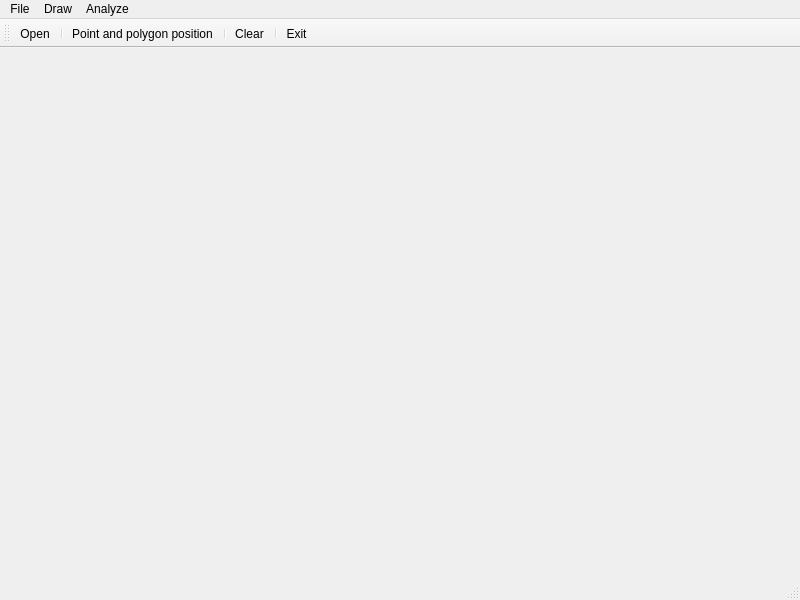
<?xml version="1.0" encoding="UTF-8"?>
<ui version="4.0">
 <class>MainForm</class>
 <widget class="QMainWindow" name="MainForm">
  <property name="geometry">
   <rect>
    <x>0</x>
    <y>0</y>
    <width>800</width>
    <height>600</height>
   </rect>
  </property>
  <property name="windowTitle">
   <string>Point and polygon position</string>
  </property>
  <widget class="QWidget" name="centralwidget">
   <layout class="QHBoxLayout" name="horizontalLayout">
    <item>
     <widget class="Draw" name="Canvas" native="true">
      <property name="sizePolicy">
       <sizepolicy hsizetype="Expanding" vsizetype="Expanding">
        <horstretch>0</horstretch>
        <verstretch>0</verstretch>
       </sizepolicy>
      </property>
     </widget>
    </item>
   </layout>
  </widget>
  <widget class="QMenuBar" name="menubar">
   <property name="geometry">
    <rect>
     <x>0</x>
     <y>0</y>
     <width>800</width>
     <height>17</height>
    </rect>
   </property>
   <widget class="QMenu" name="menuFile">
    <property name="title">
     <string>File</string>
    </property>
    <addaction name="actionOpen"/>
    <addaction name="separator"/>
    <addaction name="actionExit"/>
   </widget>
   <widget class="QMenu" name="menuDraw">
    <property name="title">
     <string>Draw</string>
    </property>
    <addaction name="actionPoint_Polygon"/>
    <addaction name="actionClear"/>
   </widget>
   <widget class="QMenu" name="menuAnalyze">
    <property name="title">
     <string>Analyze</string>
    </property>
    <addaction name="actionPoint_and_polygon_position"/>
   </widget>
   <addaction name="menuFile"/>
   <addaction name="menuDraw"/>
   <addaction name="menuAnalyze"/>
  </widget>
  <widget class="QStatusBar" name="statusbar"/>
  <widget class="QToolBar" name="toolBar">
   <property name="windowTitle">
    <string>toolBar</string>
   </property>
   <attribute name="toolBarArea">
    <enum>TopToolBarArea</enum>
   </attribute>
   <attribute name="toolBarBreak">
    <bool>false</bool>
   </attribute>
   <addaction name="actionOpen"/>
   <addaction name="separator"/>
   <addaction name="actionPoint_and_polygon_position"/>
   <addaction name="separator"/>
   <addaction name="actionClear"/>
   <addaction name="separator"/>
   <addaction name="actionExit"/>
  </widget>
  <action name="actionOpen">
   <property name="icon">
    <iconset resource="icons.qrc">
     <normaloff>:/images/icons/open_file.png</normaloff>:/images/icons/open_file.png</iconset>
   </property>
   <property name="text">
    <string>Open</string>
   </property>
  </action>
  <action name="actionExit">
   <property name="icon">
    <iconset resource="icons.qrc">
     <normaloff>:/images/icons/exit.png</normaloff>:/images/icons/exit.png</iconset>
   </property>
   <property name="text">
    <string>Exit</string>
   </property>
  </action>
  <action name="actionPoint_Polygon">
   <property name="checkable">
    <bool>true</bool>
   </property>
   <property name="checked">
    <bool>true</bool>
   </property>
   <property name="text">
    <string>Point/Polygon</string>
   </property>
  </action>
  <action name="actionClear">
   <property name="icon">
    <iconset resource="icons.qrc">
     <normaloff>:/images/icons/clear.png</normaloff>:/images/icons/clear.png</iconset>
   </property>
   <property name="text">
    <string>Clear</string>
   </property>
  </action>
  <action name="actionPoint_and_polygon_position">
   <property name="icon">
    <iconset resource="icons.qrc">
     <normaloff>:/images/icons/polygon.png</normaloff>:/images/icons/polygon.png</iconset>
   </property>
   <property name="text">
    <string>Point and polygon position</string>
   </property>
   <property name="shortcut">
    <string>Ctrl+A</string>
   </property>
  </action>
 </widget>
 <customwidgets>
  <customwidget>
   <class>Draw</class>
   <extends>QWidget</extends>
   <header location="global">draw.h</header>
   <container>1</container>
  </customwidget>
 </customwidgets>
 <resources>
  <include location="icons.qrc"/>
 </resources>
 <connections/>
</ui>
